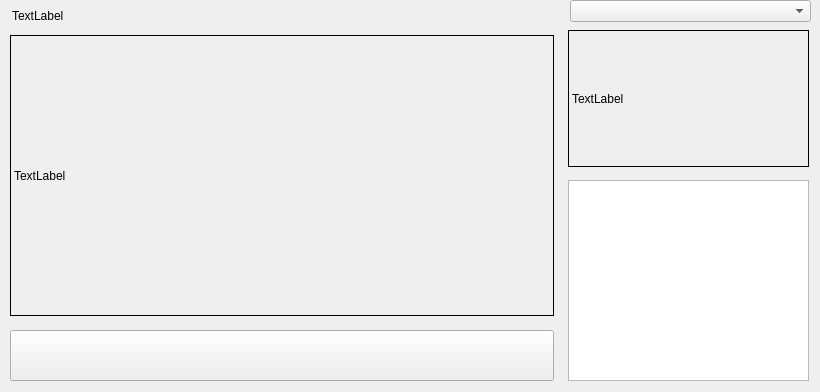
<?xml version="1.0" encoding="UTF-8"?>
<ui version="4.0">
 <class>Widget</class>
 <widget class="QWidget" name="Widget">
  <property name="geometry">
   <rect>
    <x>0</x>
    <y>0</y>
    <width>820</width>
    <height>392</height>
   </rect>
  </property>
  <property name="sizePolicy">
   <sizepolicy hsizetype="Fixed" vsizetype="Fixed">
    <horstretch>0</horstretch>
    <verstretch>0</verstretch>
   </sizepolicy>
  </property>
  <property name="minimumSize">
   <size>
    <width>820</width>
    <height>392</height>
   </size>
  </property>
  <property name="maximumSize">
   <size>
    <width>820</width>
    <height>392</height>
   </size>
  </property>
  <property name="windowTitle">
   <string>Widget</string>
  </property>
  <widget class="QLabel" name="lable2">
   <property name="geometry">
    <rect>
     <x>568</x>
     <y>30</y>
     <width>241</width>
     <height>137</height>
    </rect>
   </property>
   <property name="sizePolicy">
    <sizepolicy hsizetype="Fixed" vsizetype="Fixed">
     <horstretch>0</horstretch>
     <verstretch>0</verstretch>
    </sizepolicy>
   </property>
   <property name="minimumSize">
    <size>
     <width>160</width>
     <height>90</height>
    </size>
   </property>
   <property name="maximumSize">
    <size>
     <width>272</width>
     <height>153</height>
    </size>
   </property>
   <property name="frameShape">
    <enum>QFrame::Box</enum>
   </property>
   <property name="text">
    <string>TextLabel</string>
   </property>
  </widget>
  <widget class="QLabel" name="lable1">
   <property name="geometry">
    <rect>
     <x>10</x>
     <y>35</y>
     <width>544</width>
     <height>281</height>
    </rect>
   </property>
   <property name="sizePolicy">
    <sizepolicy hsizetype="Fixed" vsizetype="Fixed">
     <horstretch>0</horstretch>
     <verstretch>0</verstretch>
    </sizepolicy>
   </property>
   <property name="minimumSize">
    <size>
     <width>272</width>
     <height>153</height>
    </size>
   </property>
   <property name="maximumSize">
    <size>
     <width>544</width>
     <height>306</height>
    </size>
   </property>
   <property name="frameShape">
    <enum>QFrame::Box</enum>
   </property>
   <property name="text">
    <string>TextLabel</string>
   </property>
   <property name="scaledContents">
    <bool>true</bool>
   </property>
  </widget>
  <widget class="QTextBrowser" name="textBrowser">
   <property name="geometry">
    <rect>
     <x>568</x>
     <y>180</y>
     <width>241</width>
     <height>201</height>
    </rect>
   </property>
   <property name="sizePolicy">
    <sizepolicy hsizetype="Fixed" vsizetype="Fixed">
     <horstretch>0</horstretch>
     <verstretch>0</verstretch>
    </sizepolicy>
   </property>
  </widget>
  <widget class="QPushButton" name="pushButton">
   <property name="geometry">
    <rect>
     <x>10</x>
     <y>330</y>
     <width>544</width>
     <height>51</height>
    </rect>
   </property>
   <property name="sizePolicy">
    <sizepolicy hsizetype="Fixed" vsizetype="Fixed">
     <horstretch>0</horstretch>
     <verstretch>0</verstretch>
    </sizepolicy>
   </property>
   <property name="maximumSize">
    <size>
     <width>16777215</width>
     <height>16777211</height>
    </size>
   </property>
   <property name="sizeIncrement">
    <size>
     <width>0</width>
     <height>0</height>
    </size>
   </property>
   <property name="text">
    <string/>
   </property>
  </widget>
  <widget class="QComboBox" name="comboBox">
   <property name="geometry">
    <rect>
     <x>570</x>
     <y>0</y>
     <width>241</width>
     <height>22</height>
    </rect>
   </property>
  </widget>
  <widget class="QLabel" name="gamelabel">
   <property name="geometry">
    <rect>
     <x>12</x>
     <y>0</y>
     <width>541</width>
     <height>31</height>
    </rect>
   </property>
   <property name="text">
    <string>TextLabel</string>
   </property>
  </widget>
 </widget>
 <resources/>
 <connections/>
</ui>
